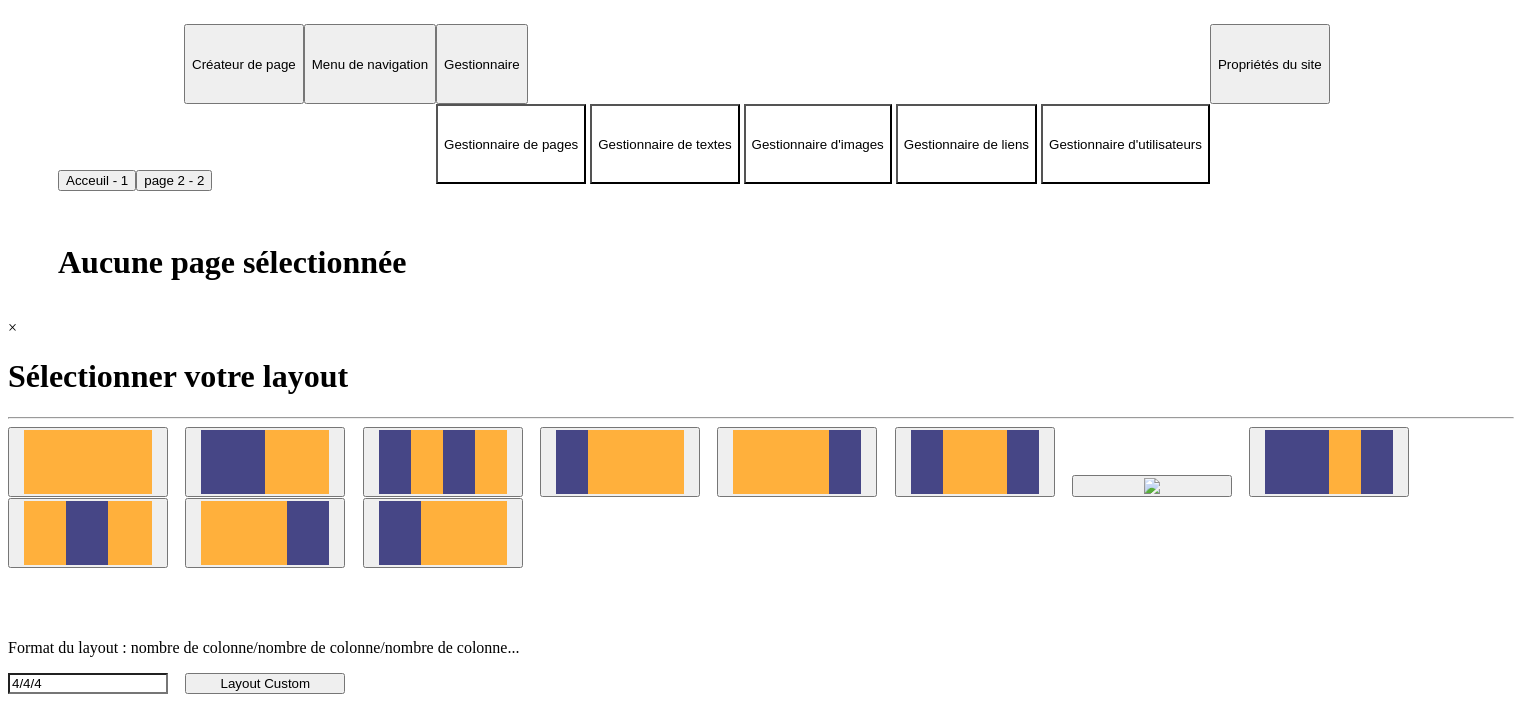
The app's page /editor/editor.php, older data.
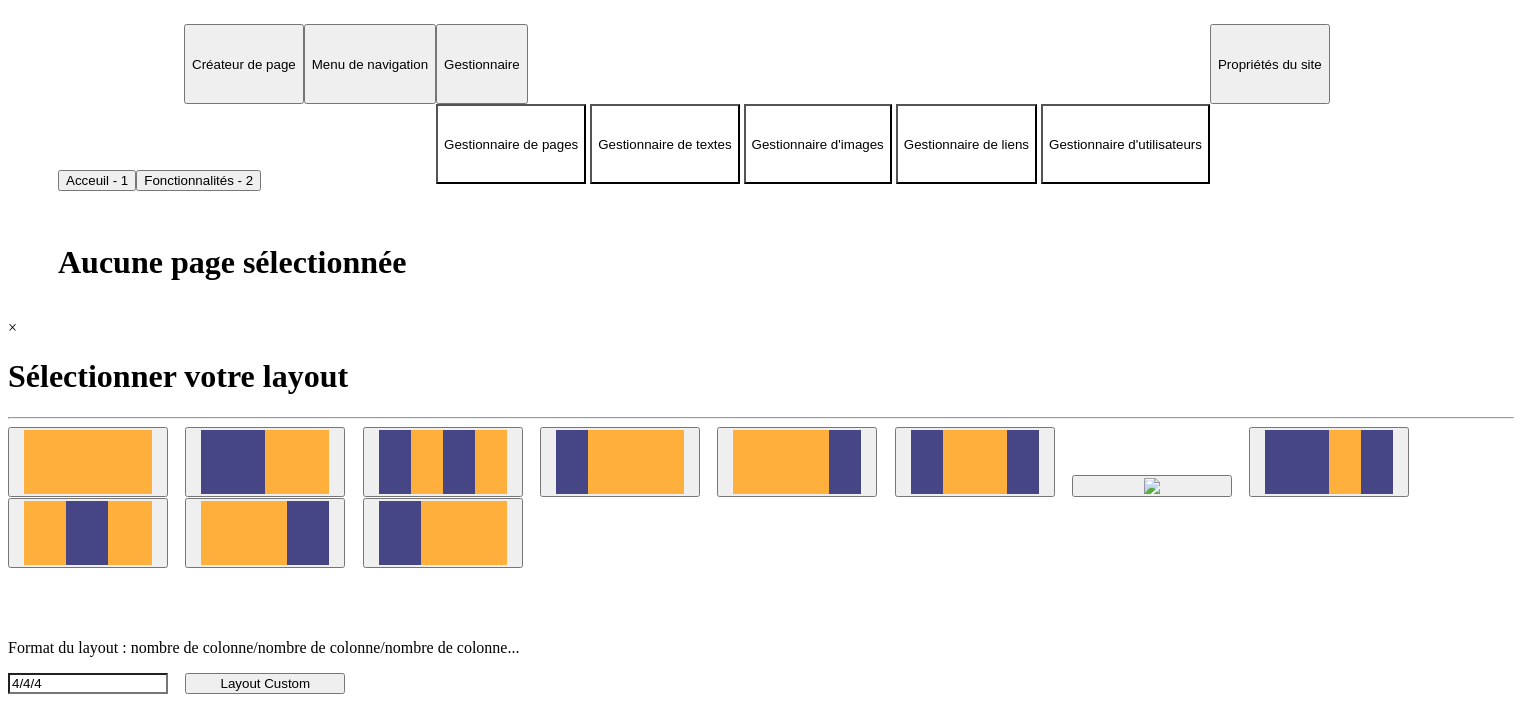
The same page, newer data.
### tables this page shows
CREATE TABLE IF NOT EXISTS `pages` (
  `id` int(10) UNSIGNED NOT NULL AUTO_INCREMENT,
  `titre` varchar(30) DEFAULT NULL,
  `online` int(1) UNSIGNED NOT NULL DEFAULT '0',
  PRIMARY KEY (`id`)
);

### editor/editor.php (the view, shortened to what this page needs)
<?php include("editor/php/EditorHeader.php") ?>
<div class='EditContainer'>
    <div class="row">
        <div class="col-lg-1 col-md-12 webContener">
            <?php
                $req="SELECT * FROM `pages`";
                $res = mysqli_query($BDD,$req);
                while($page = mysqli_fetch_array($res,MYSQLI_ASSOC)){
                    echo "<button class='webLink' onclick='window.location.href=\"index.php?p=editor&page=".$page["id"]."\"'>".$page["titre"]." - ".$page["id"]."</button>";
                }
            ?>
        </div>
        <div class="col-lg-11 webContener">
            <div class="row">
                <div class="col-md-12" id="builder">
                    <?php
                        if(isset($_GET["page"])){
                            if($_GET["page"]!= ""){
                                $_GET["page"] = htmlspecialchars($_GET["page"]);
                                $req = "SELECT count(*) as 'nbr' FROM `pages` WHERE `id` = '".$_GET["page"]."'";
                                $res = mysqli_fetch_array(mysqli_query($BDD,$req),MYSQLI_ASSOC);
                                if($res["nbr"]!= 0){
                                    echo "<h1>Edition page : ".$_GET["page"]."</h1><br>";
                                    $nbr = $_GET["page"];
                                    include("editor/php/function_edit.php");
                                    $req = "SELECT max(`id`) as 'nbr' FROM `conteneurs` WHERE 1";
                                    $LastInsertCont = mysqli_fetch_array(mysqli_query($BDD,$req),MYSQLI_ASSOC);
                                    $req="SELECT MAX(`id`) as 'nbr' FROM `page_conteneurs` WHERE 1";
                                    $LastInsertCP = mysqli_fetch_array(mysqli_query($BDD,$req),MYSQLI_ASSOC);
                                    $req="SELECT MAX(`id`) as 'nbr' FROM `colums` WHERE 1";
                                    $LastInsertColumn = mysqli_fetch_array(mysqli_query($BDD,$req),MYSQLI_ASSOC);
                                    if($LastInsertCont["nbr"] == ""){
                                        $LastInsertCont["nbr"] = 0;
                                    }
                                    if($LastInsertCP["nbr"] == ""){
                                        $LastInsertCP["nbr"] = 0;
                                    }
                                    if($LastInsertColumn["nbr"] == ""){
                                        $LastInsertColumn["nbr"] = 0;
                                    }
                                    $none = false;
                                }else{
                                    include("html/404.html");
                                }
                            }else{
                                include("html/404.html");
                            }
                        }else{
                            echo "<h1>Aucune page sélectionnée</h1>";
                        }
                    ?>
                </div>
            </div>
        </div>
    </div>
</div>
<div id="myModal" class="modal">
    <div class="modal-content">
        <div><span class="close">&times;</span></div>
        <h1>Sélectionner votre layout</h1>
        <hr>
        <div class="row">
            <button class="webLink EditBtnVBig" onclick="addrow('12')" class="col-md-2"><img src="editor/image/12.png"></button>
            <button class="webLink EditBtnVBig" onclick="addrow('6/6')" class="col-md-2"><img src="editor/image/6_6.png"></button>
            <button class="webLink EditBtnVBig" onclick="addrow('3/3/3/3')" class="col-md-2"><img src="editor/image/3_3_3_3.png"></button>
            <button class="webLink EditBtnVBig" onclick="addrow('3/9')" class="col-md-2"><img src="editor/image/3_9.png"></button>
            <button class="webLink EditBtnVBig" onclick="addrow('9/3')" class="col-md-2"><img src="editor/image/9_3.png"></button>
            <button class="webLink EditBtnVBig" onclick="addrow('3/6/3')" class="col-md-2"><img src="editor/image/3_6_3.png"></button>
            <button class="webLink EditBtnVBig" onclick="addrow('3/3/6')" class="col-md-2"><img src="editor/image/3_3_6.png"></button>
            <button class="webLink EditBtnVBig" onclick="addrow('6/3/3')" class="col-md-2"><img src="editor/image/6_3_3.png"></button>
            <button class="webLink EditBtnVBig" onclick="addrow('4/4/4')" class="col-md-2"><img src="editor/image/4_4_4.png"></button>
            <button class="webLink EditBtnVBig" onclick="addrow('8/4')" class="col-md-2"><img src="editor/image/8_4.png"></button>
            <button class="webLink EditBtnVBig" onclick="addrow('4/8')" class="col-md-2"><img src="editor/image/4_8.png"></button>
        </div><br><br><br>
        <div class="row">
            <p class="col-md-12">Format du layout : nombre de colonne/nombre de colonne/nombre de colonne...</p>
            <input id="customLayout" class="webLink EditBtnVBig EditField" value="4/4/4">
            <button class="webLink EditBtnVBig" onclick="addrow('custom')" class="col-md-2">Layout Custom</button>
        </div>
    </div>
</div>

Row changes from the older to the newer data that the page shows:
changed pages id 2: titre "page 2" → "Fonctionnalités"
